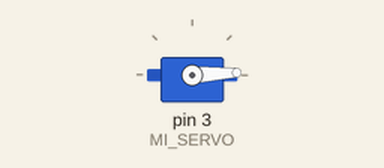
This sketch was run on a simulated Arduino Uno, built with avr-gcc and run on an emulated ATmega328P. Parts: servo.

Above: at 0.05 s.
At 0.7 s:
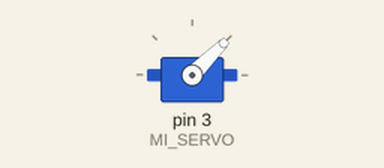
At 1.35 s:
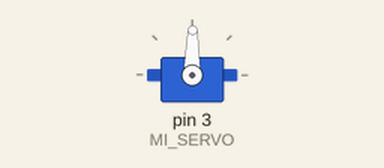
At 2.7 s:
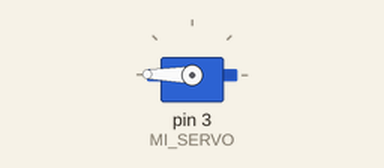
Timing chart, 0 to 6.3 s (numbered marks = the images above):
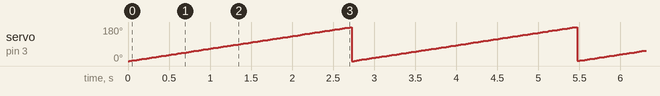

Measured:
- by itself, servo on pin 3 (MI_SERVO): ramps from 0° to 180° and jumps back, once every 2.7 s

The sketch:

reriaY_EStructuraDEProgramcionParaControlarUnSRrvomotor_Pag1.ino
```cpp
/* TRANSCRITO  POR GUSTAVO JARRO CALLIZAYA*/
 /*DEL*/
 /*TEXTO: ROBOTICA CON ARDUINO 3º (SECUNDARIA COMUNITARIA PRODUCTIVA
 * ) "TECHHOME"*/
  /* PRACTICA: LIBRERIA Y ESTRUCTURA DE PROGRAMACON PARA CONTROLAR UN SERVOMOTOR
  PAGINA  19 DEL TEXTO*   */
#include <Servo.h>
Servo MI_SERVO;
int posicion = 0;

void setup() {
  // put your setup code here, to run once:
MI_SERVO.attach(3);
}

void loop() {
  // put your main code here, to run repeatedly:
for(posicion =0 ; posicion <= 180; posicion ++){
  MI_SERVO.write(posicion);
  delay(15);
}
for(posicion =180 ; posicion <= 0; posicion --){
  MI_SERVO.write(posicion);
  delay(15);
}
}
```
